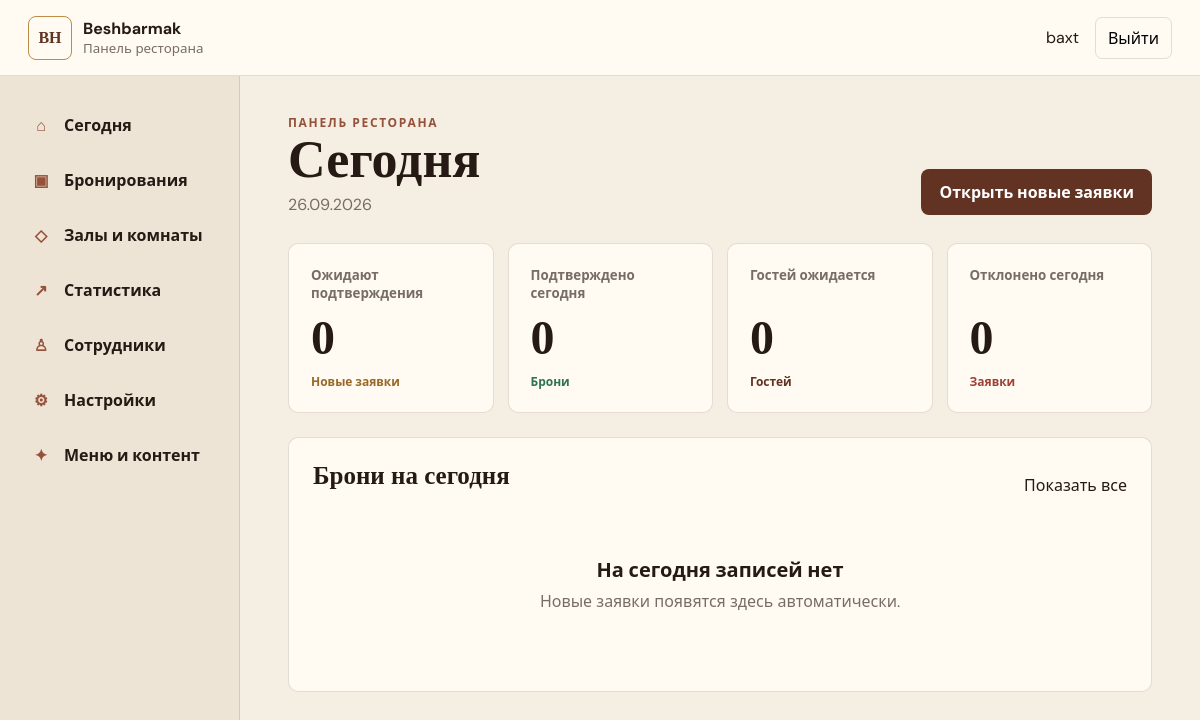
Before: /staff/ (signed in) with the older database file.
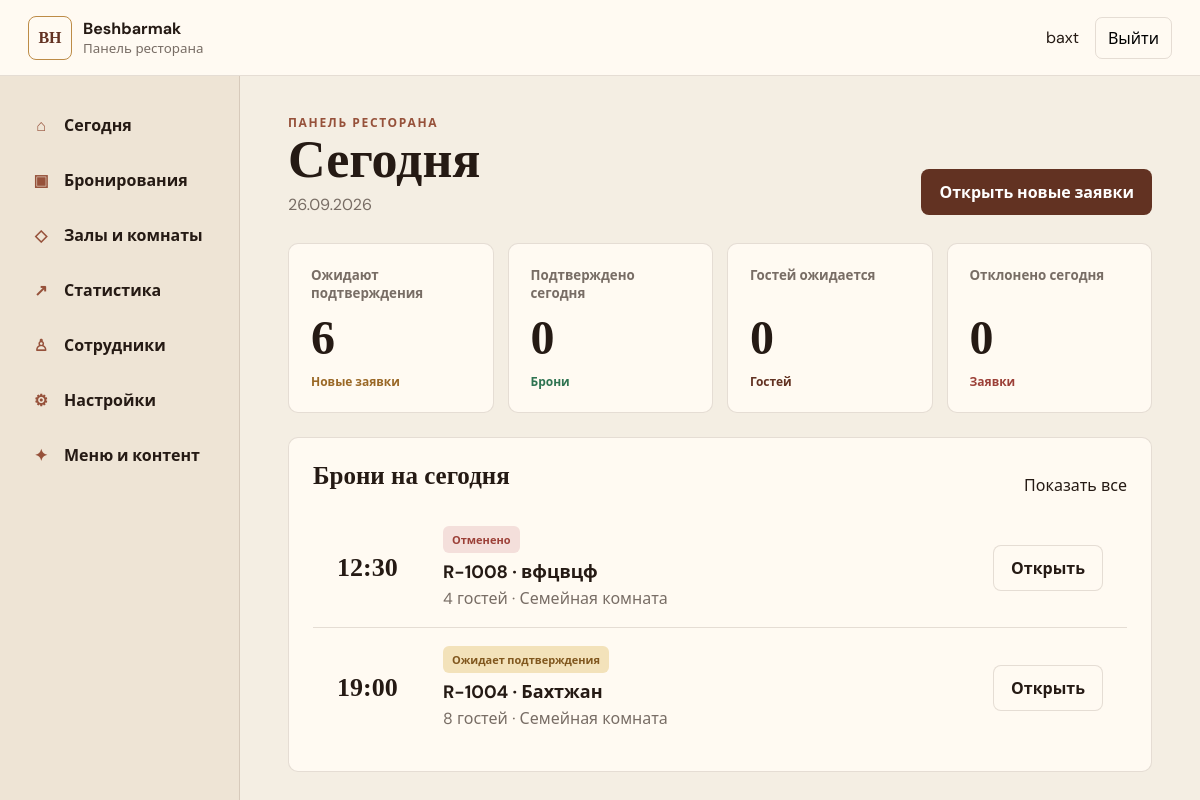
After: the same page with the newer database file.
### reservations/models.py (models this page shows, shortened)
class Reservation(models.Model):
    class Status(models.TextChoices):
        PENDING = "PENDING", "Ожидает подтверждения"
        ACCEPTED = "ACCEPTED", "Подтверждено"
        CHANGE_PROPOSED = "CHANGE_PROPOSED", "Предложено другое время"
        REJECTED = "REJECTED", "Отклонено"
        CANCELLED = "CANCELLED", "Отменено"
        COMPLETED = "COMPLETED", "Завершено"
        NO_SHOW = "NO_SHOW", "Гость не пришёл"
    class Occasion(models.TextChoices):
        REGULAR = "REGULAR", "Обычный визит"
        BIRTHDAY = "BIRTHDAY", "День рождения"
        FAMILY = "FAMILY", "Семейное мероприятие"
        BUSINESS = "BUSINESS", "Деловая встреча"
        OTHER = "OTHER", "Другое"
    public_number = models.CharField("Номер", max_length=20, unique=True, blank=True, null=True)
    public_token = models.UUIDField("Публичный токен", default=uuid.uuid4, unique=True, editable=False)
    submission_token = models.UUIDField("Ключ отправки", unique=True, blank=True, null=True, editable=False)
    customer_name = models.CharField("Имя", max_length=120)
    phone = models.CharField("Телефон", max_length=40)
    date = models.DateField("Дата")
    time = models.TimeField("Время")
    guests_count = models.PositiveSmallIntegerField("Гостей")
    space = models.ForeignKey(DiningSpace, on_delete=models.PROTECT, related_name="reservations", verbose_name="Помещение")
    occasion = models.CharField("Повод", max_length=30, blank=True)
    customer_comment = models.TextField("Комментарий гостя", max_length=1000, blank=True)
    manager_comment = models.TextField("Комментарий менеджера", max_length=1000, blank=True)
    status = models.CharField("Статус", max_length=24, choices=Status.choices, default=Status.PENDING, db_index=True)
    created_at = models.DateTimeField(auto_now_add=True)
    updated_at = models.DateTimeField(auto_now=True)
    accepted_at = models.DateTimeField(blank=True, null=True)
    rejected_at = models.DateTimeField(blank=True, null=True)
    cancelled_at = models.DateTimeField(blank=True, null=True)
    completed_at = models.DateTimeField(blank=True, null=True)
    handled_by_staff = models.ForeignKey(StaffProfile, on_delete=models.SET_NULL, related_name="handled_reservations", blank=True, null=True, verbose_name="Ответственный")
    proposed_date = models.DateField("Предложенная дата", blank=True, null=True)
    proposed_time = models.TimeField("Предложенное время", blank=True, null=True)
    rejection_reason = models.CharField("Причина отказа", max_length=500, blank=True)
    class Meta:
        ordering = ("-date", "-time", "-created_at")
        indexes = [models.Index(fields=("space", "date", "status"), name="reservation_lookup_idx")]
        verbose_name = "Бронирование"
        verbose_name_plural = "Бронирования"

class DiningSpace(models.Model):
    class SpaceType(models.TextChoices):
        HALL = "HALL", "Зал"
        PRIVATE_ROOM = "PRIVATE_ROOM", "Отдельная комната"
        TERRACE = "TERRACE", "Терраса"
        VIP = "VIP", "VIP-пространство"
        OTHER = "OTHER", "Другое"
    name = models.CharField("Название", max_length=160)
    name_uz = models.CharField("Название на узбекском", max_length=160, blank=True)
    description = models.TextField("Описание", blank=True)
    description_uz = models.TextField("Описание на узбекском", blank=True)
    image = models.ImageField("Фото", upload_to="spaces/%Y/%m/", blank=True)
    space_type = models.CharField("Тип", max_length=20, choices=SpaceType.choices, default=SpaceType.HALL)
    capacity_min = models.PositiveSmallIntegerField("Минимум гостей", blank=True, null=True)
    capacity_max = models.PositiveSmallIntegerField("Максимум гостей")
    is_exclusive = models.BooleanField("Эксклюзивное бронирование", default=False, help_text="Одновременно может быть только одна подтверждённая бронь.")
    is_active = models.BooleanField("Показывать", default=True)
    is_bookable = models.BooleanField("Можно бронировать", default=True)
    is_temporarily_unavailable = models.BooleanField("Временно недоступно", default=False)
    hide_when_unavailable = models.BooleanField("Скрывать при недоступности", default=False)
    unavailable_reason = models.CharField("Причина недоступности", max_length=240, blank=True)
    unavailable_reason_uz = models.CharField("Причина недоступности на узбекском", max_length=240, blank=True)
    sort_order = models.PositiveSmallIntegerField("Порядок", default=0)
    created_at = models.DateTimeField(auto_now_add=True)
    updated_at = models.DateTimeField(auto_now=True)
    class Meta:
        ordering = ("sort_order", "id")
        verbose_name = "Зал или комната"
        verbose_name_plural = "Залы и комнаты"

### reservations/staff_views.py (the view)
# urls.py: path("", staff_views.dashboard, name="dashboard"),
@staff_access(StaffProfile.Role.OWNER, StaffProfile.Role.MANAGER, StaffProfile.Role.CONTENT_MANAGER)
def dashboard(request):
    if request.staff_profile and request.staff_profile.role == StaffProfile.Role.CONTENT_MANAGER:
        return render(request, "staff/content_dashboard.html")
    today = timezone.localdate()
    today_qs = Reservation.objects.filter(date=today)
    metrics = {
        "pending": Reservation.objects.filter(status=Reservation.Status.PENDING).count(),
        "accepted": today_qs.filter(status=Reservation.Status.ACCEPTED).count(),
        "guests": today_qs.filter(status=Reservation.Status.ACCEPTED).aggregate(total=Sum("guests_count"))["total"] or 0,
        "rejected": today_qs.filter(status=Reservation.Status.REJECTED).count(),
    }
    upcoming = Reservation.objects.select_related("space").filter(date=today).order_by("time")[:8]
    return render(request, "staff/dashboard.html", {"metrics": metrics, "reservations": upcoming})

### reservations/staff_views.py (called while the page is built, shortened)
def _profile_for(user):
    if user.is_superuser:
        return None

def staff_access(*roles):
    def decorator(view):
        @login_required
        @wraps(view)
        def wrapped(request, *args, **kwargs):
            profile = _profile_for(request.user)
            if roles and not request.user.is_superuser and profile.role not in roles:
                raise PermissionDenied("Для этого раздела недостаточно прав.")
            request.staff_profile = profile
            return view(request, *args, **kwargs)
        return wrapped
    return decorator

### templates/staff/dashboard.html
{% extends 'staff/base.html' %}{% block title %}Сегодня{% endblock %}{% block content %}
<header class="page-heading"><div><p class="overline">Панель ресторана</p><h1>Сегодня</h1><p>{% now 'd.m.Y' %}</p></div><a class="staff-button primary" href="{% url 'staff:reservations' %}?tab=new">Открыть новые заявки</a></header>
<section class="metric-grid">
  <a href="{% url 'staff:reservations' %}?tab=new"><small>Ожидают подтверждения</small><strong>{{ metrics.pending }}</strong><span class="metric-accent amber">Новые заявки</span></a>
  <a href="{% url 'staff:reservations' %}?tab=accepted"><small>Подтверждено сегодня</small><strong>{{ metrics.accepted }}</strong><span class="metric-accent green">Брони</span></a>
  <div><small>Гостей ожидается</small><strong>{{ metrics.guests }}</strong><span class="metric-accent brown">Гостей</span></div>
  <a href="{% url 'staff:reservations' %}?tab=rejected"><small>Отклонено сегодня</small><strong>{{ metrics.rejected }}</strong><span class="metric-accent red">Заявки</span></a>
</section>
<section class="panel"><div class="panel-heading"><h2>Брони на сегодня</h2><a href="{% url 'staff:reservations' %}">Показать все</a></div>
{% if reservations %}<div class="reservation-cards">{% for reservation in reservations %}{% include 'staff/partials/reservation_card.html' %}{% endfor %}</div>{% else %}<div class="empty-panel"><b>На сегодня записей нет</b><p>Новые заявки появятся здесь автоматически.</p></div>{% endif %}</section>
{% endblock %}

### templates/staff/partials/reservation_card.html
<article class="reservation-card">
  <time>{{ reservation.time|time:'H:i' }}</time>
  <div><span class="status-badge {{ reservation.status|lower }}">{{ reservation.get_status_display }}</span><h3>{{ reservation.public_number }} · {{ reservation.customer_name }}</h3><p>{{ reservation.guests_count }} гостей · {{ reservation.space.name }}</p></div>
  <a class="staff-button secondary" href="{% url 'staff:reservation_detail' reservation.pk %}">Открыть</a>
</article>

Changed rows visible on the page:
added Reservation: time "12:30", status "Отменено", public_number "R-1008", customer_name "вфцвцф", guests_count "4", space.name "Семейная комната"
added Reservation: time "19:00", status "Ожидает подтверждения", public_number "R-1004", customer_name "Бахтжан", guests_count "8", space.name "Семейная комната"
Other visible differences:
{{ metrics.pending }}: "0" → "6"
text no longer shown: "На сегодня записей нет Новые заявки появятся здесь автоматически."
